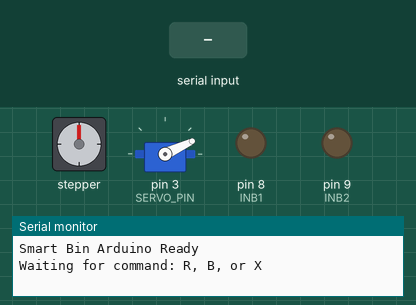
Recording of a sketch running on a simulated Arduino Uno, built with avr-gcc and run on an emulated ATmega328P. Shown: stepper motor, servo, output pins drawn as LEDs (lit = HIGH), the last lines printed to the serial monitor. Wiring (inferred from the names in the program): stepper motor (2048 steps per turn assumed): coils pin 4, pin 5, pin 6, pin 7. The test bench sets the inputs (shaded band). Pins used as bus, display or sensor lines are not drawn.

Above: at 3.2 s.
3.3 s: "B" received over Serial
At 3.54 s:
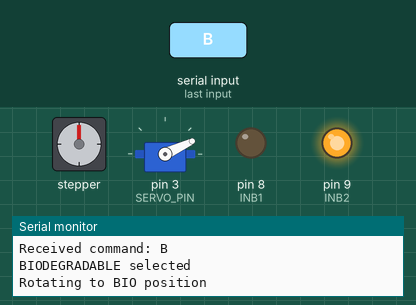
At 7.2 s:
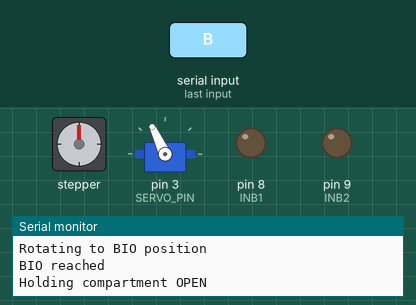
Timing chart, 0 to 12.3 s (numbered marks = the images above; inputs shaded):
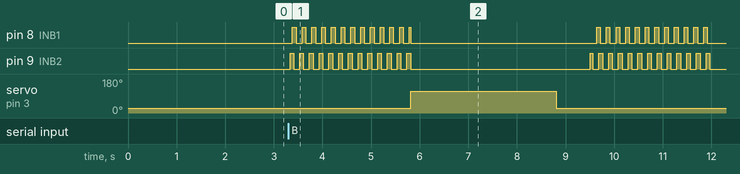

The sketch:

actuation.ino
```cpp
/*
  Smart Bin Integrated System
  Stepper Motor + Servo Holding Compartment
*/

#include <Servo.h>

// =========================
// STEPPER MOTOR PINS
// =========================
const int INA1 = 7;
const int INB1 = 8;
const int PWM1 = 5;

const int INA2 = 4;
const int INB2 = 9;
const int PWM2 = 6;

// =========================
// SERVO MOTOR
// =========================
Servo gateServo;

const int SERVO_PIN = 3;

// Adjust these based on your actual gate alignment
const int SERVO_CLOSED = 25;
const int SERVO_OPEN = 115;

// =========================
// MOTOR SETTINGS
// =========================
const int STEP_DELAY_MS = 25;
const int PWM_MOVE = 220;

// Calibrated angles
const int STEPS_BIO = 100;        // about 120 degrees
const int STEPS_RESIDUAL = 300;   // about 240 degrees

// Timing
const int HOLD_OPEN_TIME_MS = 3000;
const int WAIT_NEXT_WASTE_MS = 3000;

int currentHalfStep = 0;

// Half-step sequence
const int halfStepSeq[8][4] = {
  {HIGH, LOW,  HIGH, LOW },
  {HIGH, LOW,  LOW,  LOW },
  {HIGH, LOW,  LOW,  HIGH},
  {LOW,  LOW,  LOW,  HIGH},
  {LOW,  HIGH, LOW,  HIGH},
  {LOW,  HIGH, LOW,  LOW },
  {LOW,  HIGH, HIGH, LOW },
  {LOW,  LOW,  HIGH, LOW }
};

void setup() {
  Serial.begin(9600);

  pinMode(INA1, OUTPUT);
  pinMode(INB1, OUTPUT);
  pinMode(PWM1, OUTPUT);

  pinMode(INA2, OUTPUT);
  pinMode(INB2, OUTPUT);
  pinMode(PWM2, OUTPUT);

  gateServo.attach(SERVO_PIN);
  gateServo.write(SERVO_CLOSED);

  stopMotor();

  Serial.println("Smart Bin Arduino Ready");
  Serial.println("Waiting for command: R, B, or X");

  delay(2000);
}

// =========================
// STEPPER FUNCTIONS
// =========================

void applyHalfStep(int stepIndex) {
  int s = ((stepIndex % 8) + 8) % 8;

  digitalWrite(INA1, halfStepSeq[s][0]);
  digitalWrite(INB1, halfStepSeq[s][1]);
  digitalWrite(INA2, halfStepSeq[s][2]);
  digitalWrite(INB2, halfStepSeq[s][3]);
}

void stepMotor(int steps, bool clockwise) {
  analogWrite(PWM1, PWM_MOVE);
  analogWrite(PWM2, PWM_MOVE);

  for (int i = 0; i < steps; i++) {
    if (clockwise) {
      currentHalfStep++;
      if (currentHalfStep > 7) currentHalfStep = 0;
    } else {
      currentHalfStep--;
      if (currentHalfStep < 0) currentHalfStep = 7;
    }

    applyHalfStep(currentHalfStep);
    delay(STEP_DELAY_MS);
  }
}

void stopMotor() {
  digitalWrite(INA1, LOW);
  digitalWrite(INB1, LOW);
  digitalWrite(INA2, LOW);
  digitalWrite(INB2, LOW);
}

// =========================
// SERVO FUNCTIONS
// =========================

void openHoldingCompartment() {
  Serial.println("Holding compartment OPEN");
  gateServo.write(SERVO_OPEN);
  delay(HOLD_OPEN_TIME_MS);
}

void closeHoldingCompartment() {
  Serial.println("Holding compartment CLOSED");
  gateServo.write(SERVO_CLOSED);
  delay(700);
}

// =========================
// SORTING FUNCTIONS
// =========================

void goRecyclable() {
  Serial.println("RECYCLABLE selected");
  Serial.println("No stepper rotation needed");

  openHoldingCompartment();
  closeHoldingCompartment();

  delay(WAIT_NEXT_WASTE_MS);

  Serial.println("DONE");
}

void goBiodegradable() {
  Serial.println("BIODEGRADABLE selected");

  Serial.println("Rotating to BIO position");
  stepMotor(STEPS_BIO, true);
  stopMotor();

  Serial.println("BIO reached");

  openHoldingCompartment();
  closeHoldingCompartment();

  Serial.println("Returning HOME");
  stepMotor(STEPS_BIO, false);
  stopMotor();

  delay(WAIT_NEXT_WASTE_MS);

  Serial.println("DONE");
}

void goResidual() {
  Serial.println("RESIDUAL selected");

  Serial.println("Rotating to RESIDUAL position");
  stepMotor(STEPS_RESIDUAL, true);
  stopMotor();

  Serial.println("RESIDUAL reached");

  openHoldingCompartment();
  closeHoldingCompartment();

  Serial.println("Returning HOME");
  stepMotor(STEPS_RESIDUAL, false);
  stopMotor();

  delay(WAIT_NEXT_WASTE_MS);

  Serial.println("DONE");
}

// =========================
// MAIN LOOP
// =========================

void loop() {
  if (Serial.available() > 0) {
    char command = Serial.read();

    Serial.print("Received command: ");
    Serial.println(command);

    if (command == 'R') {
      goRecyclable();
    }
    else if (command == 'B') {
      goBiodegradable();
    }
    else if (command == 'X') {
      goResidual();
    }
    else {
      Serial.println("Unknown command");
    }
  }
}
```

Measured:
- after the input at 3.3 s, pin 8 (INB1): goes 12 × (HIGH 0.08 s, LOW 0.13 s), HIGH 0.03 s, LOW 3.8 s, 11 × (HIGH 0.08 s, LOW 0.13 s), HIGH 0.08 s, then LOW, starting after 0.08 s; pin 9 (INB2): goes 12 × (HIGH 0.08 s, LOW 0.13 s), HIGH 0.08 s, LOW 3.7 s, 12 × (HIGH 0.05 s, LOW 0.13 s), HIGH 0.08 s, then LOW, starting at once
